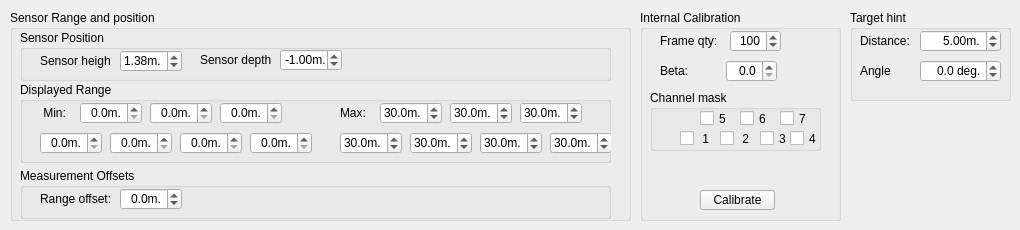
    <widget class="QWidget" name="calibrationTab">
     <attribute name="title">
      <string>Calibration</string>
     </attribute>
     <widget class="QGroupBox" name="internalCalibrationGroupBox">
      <property name="geometry">
       <rect>
        <x>640</x>
        <y>10</y>
        <width>201</width>
        <height>211</height>
       </rect>
      </property>
      <property name="title">
       <string>Internal Calibration</string>
      </property>
      <widget class="QGroupBox" name="calibrationChannelMaskGroupBox">
       <property name="geometry">
        <rect>
         <x>10</x>
         <y>80</y>
         <width>171</width>
         <height>61</height>
        </rect>
       </property>
       <property name="title">
        <string>Channel mask</string>
       </property>
       <property name="flat">
        <bool>true</bool>
       </property>
       <property name="checkable">
        <bool>false</bool>
       </property>
       <widget class="QCheckBox" name="calibrationChannel7CheckBox">
        <property name="geometry">
         <rect>
          <x>130</x>
          <y>20</y>
          <width>31</width>
          <height>17</height>
         </rect>
        </property>
        <property name="text">
         <string>7</string>
        </property>
       </widget>
       <widget class="QCheckBox" name="calibrationChannel6CheckBox">
        <property name="geometry">
         <rect>
          <x>90</x>
          <y>20</y>
          <width>31</width>
          <height>17</height>
         </rect>
        </property>
        <property name="text">
         <string>6</string>
        </property>
       </widget>
       <widget class="QCheckBox" name="calibrationChannel5CheckBox">
        <property name="geometry">
         <rect>
          <x>50</x>
          <y>20</y>
          <width>31</width>
          <height>17</height>
         </rect>
        </property>
        <property name="text">
         <string>5</string>
        </property>
       </widget>
       <widget class="QCheckBox" name="calibrationChannel2CheckBox">
        <property name="geometry">
         <rect>
          <x>70</x>
          <y>40</y>
          <width>31</width>
          <height>17</height>
         </rect>
        </property>
        <property name="text">
         <string> 2</string>
        </property>
       </widget>
       <widget class="QCheckBox" name="calibrationChannel3CheckBox">
        <property name="geometry">
         <rect>
          <x>110</x>
          <y>40</y>
          <width>31</width>
          <height>17</height>
         </rect>
        </property>
        <property name="text">
         <string>3</string>
        </property>
       </widget>
       <widget class="QCheckBox" name="calibrationChannel1CheckBox">
        <property name="geometry">
         <rect>
          <x>30</x>
          <y>40</y>
          <width>31</width>
          <height>17</height>
         </rect>
        </property>
        <property name="text">
         <string> 1</string>
        </property>
        <property name="checked">
         <bool>false</bool>
        </property>
       </widget>
       <widget class="QCheckBox" name="calibrationChannel4CheckBox">
        <property name="geometry">
         <rect>
          <x>140</x>
          <y>40</y>
          <width>31</width>
          <height>17</height>
         </rect>
        </property>
        <property name="text">
         <string>4</string>
        </property>
       </widget>
      </widget>
      <widget class="QLabel" name="calibrationBetaLabel">
       <property name="geometry">
        <rect>
         <x>20</x>
         <y>53</y>
         <width>31</width>
         <height>16</height>
        </rect>
       </property>
       <property name="frameShape">
        <enum>QFrame::NoFrame</enum>
       </property>
       <property name="text">
        <string>Beta:</string>
       </property>
      </widget>
      <widget class="QDoubleSpinBox" name="calibrationBetaDoubleSpinBox">
       <property name="geometry">
        <rect>
         <x>86</x>
         <y>50</y>
         <width>51</width>
         <height>22</height>
        </rect>
       </property>
       <property name="alignment">
        <set>Qt::AlignRight|Qt::AlignTrailing|Qt::AlignVCenter</set>
       </property>
       <property name="decimals">
        <number>1</number>
       </property>
       <property name="maximum">
        <double>1.000000000000000</double>
       </property>
       <property name="singleStep">
        <double>0.100000000000000</double>
       </property>
      </widget>
      <widget class="QSpinBox" name="calibrationFrameQtySpinBox">
       <property name="geometry">
        <rect>
         <x>90</x>
         <y>20</y>
         <width>51</width>
         <height>22</height>
        </rect>
       </property>
       <property name="alignment">
        <set>Qt::AlignRight|Qt::AlignTrailing|Qt::AlignVCenter</set>
       </property>
       <property name="suffix">
        <string/>
       </property>
       <property name="minimum">
        <number>1</number>
       </property>
       <property name="maximum">
        <number>255</number>
       </property>
       <property name="value">
        <number>100</number>
       </property>
      </widget>
      <widget class="QLabel" name="calibrationFrameQtyLabel">
       <property name="geometry">
        <rect>
         <x>20</x>
         <y>23</y>
         <width>61</width>
         <height>16</height>
        </rect>
       </property>
       <property name="frameShape">
        <enum>QFrame::NoFrame</enum>
       </property>
       <property name="text">
        <string>Frame qty:</string>
       </property>
      </widget>
      <widget class="QPushButton" name="calibrateButton">
       <property name="geometry">
        <rect>
         <x>60</x>
         <y>180</y>
         <width>75</width>
         <height>20</height>
        </rect>
       </property>
       <property name="text">
        <string>Calibrate</string>
       </property>
       <property name="checkable">
        <bool>true</bool>
       </property>
       <property name="checked">
        <bool>false</bool>
       </property>
       <property name="autoDefault">
        <bool>false</bool>
       </property>
       <property name="default">
        <bool>false</bool>
       </property>
       <property name="flat">
        <bool>false</bool>
       </property>
      </widget>
     </widget>
     <widget class="QGroupBox" name="externalCalibrationGroupBox">
      <property name="geometry">
       <rect>
        <x>10</x>
        <y>10</y>
        <width>621</width>
        <height>211</height>
       </rect>
      </property>
      <property name="title">
       <string>Sensor Range and position</string>
      </property>
      <widget class="QGroupBox" name="sensorPositionGroupBox">
       <property name="geometry">
        <rect>
         <x>10</x>
         <y>20</y>
         <width>591</width>
         <height>51</height>
        </rect>
       </property>
       <property name="title">
        <string>Sensor Position</string>
       </property>
       <property name="flat">
        <bool>true</bool>
       </property>
       <widget class="QDoubleSpinBox" name="sensorHeightSpinBox">
        <property name="geometry">
         <rect>
          <x>100</x>
          <y>20</y>
          <width>62</width>
          <height>22</height>
         </rect>
        </property>
        <property name="alignment">
         <set>Qt::AlignRight|Qt::AlignTrailing|Qt::AlignVCenter</set>
        </property>
        <property name="suffix">
         <string>m.</string>
        </property>
        <property name="minimum">
         <double>0.100000000000000</double>
        </property>
        <property name="maximum">
         <double>10.000000000000000</double>
        </property>
        <property name="singleStep">
         <double>0.100000000000000</double>
        </property>
        <property name="value">
         <double>1.380000000000000</double>
        </property>
       </widget>
       <widget class="QLabel" name="sensorHeightLabel">
        <property name="geometry">
         <rect>
          <x>20</x>
          <y>21</y>
          <width>71</width>
          <height>20</height>
         </rect>
        </property>
        <property name="text">
         <string>Sensor height:</string>
        </property>
       </widget>
       <widget class="QDoubleSpinBox" name="sensorDepthSpinBox">
        <property name="geometry">
         <rect>
          <x>260</x>
          <y>19</y>
          <width>62</width>
          <height>22</height>
         </rect>
        </property>
        <property name="alignment">
         <set>Qt::AlignRight|Qt::AlignTrailing|Qt::AlignVCenter</set>
        </property>
        <property name="suffix">
         <string>m.</string>
        </property>
        <property name="minimum">
         <double>-100.000000000000000</double>
        </property>
        <property name="maximum">
         <double>10.000000000000000</double>
        </property>
        <property name="singleStep">
         <double>0.100000000000000</double>
        </property>
        <property name="value">
         <double>-1.000000000000000</double>
        </property>
       </widget>
       <widget class="QLabel" name="sensorDepthLabel">
        <property name="geometry">
         <rect>
          <x>180</x>
          <y>20</y>
          <width>71</width>
          <height>20</height>
         </rect>
        </property>
        <property name="text">
         <string>Sensor depth:</string>
        </property>
       </widget>
      </widget>
      <widget class="QGroupBox" name="receiverCalibrationGroupBox">
       <property name="geometry">
        <rect>
         <x>10</x>
         <y>158</y>
         <width>591</width>
         <height>51</height>
        </rect>
       </property>
       <property name="title">
        <string>Measurement Offsets</string>
       </property>
       <property name="flat">
        <bool>true</bool>
       </property>
       <widget class="QLabel" name="measurementOffsetLabel">
        <property name="geometry">
         <rect>
          <x>20</x>
          <y>23</y>
          <width>71</width>
          <height>16</height>
         </rect>
        </property>
        <property name="text">
         <string>Range offset:</string>
        </property>
       </widget>
       <widget class="QDoubleSpinBox" name="measurementOffsetSpinBox">
        <property name="geometry">
         <rect>
          <x>100</x>
          <y>20</y>
          <width>62</width>
          <height>22</height>
         </rect>
        </property>
        <property name="alignment">
         <set>Qt::AlignRight|Qt::AlignTrailing|Qt::AlignVCenter</set>
        </property>
        <property name="suffix">
         <string>m.</string>
        </property>
        <property name="decimals">
         <number>1</number>
        </property>
        <property name="minimum">
         <double>-40.000000000000000</double>
        </property>
        <property name="maximum">
         <double>40.000000000000000</double>
        </property>
        <property name="singleStep">
         <double>0.100000000000000</double>
        </property>
       </widget>
      </widget>
      <widget class="QGroupBox" name="sensorRangeGroupBox">
       <property name="geometry">
        <rect>
         <x>10</x>
         <y>72</y>
         <width>591</width>
         <height>81</height>
        </rect>
       </property>
       <property name="title">
        <string>Displayed Range</string>
       </property>
       <property name="flat">
        <bool>true</bool>
       </property>
       <widget class="QLabel" name="sensorRangeMinLabel">
        <property name="geometry">
         <rect>
          <x>20</x>
          <y>23</y>
          <width>31</width>
          <height>16</height>
         </rect>
        </property>
        <property name="text">
         <string> Min:</string>
        </property>
       </widget>
       <widget class="QDoubleSpinBox" name="sensorRangeMinSpinBox">
        <property name="geometry">
         <rect>
          <x>60</x>
          <y>20</y>
          <width>62</width>
          <height>22</height>
         </rect>
        </property>
        <property name="alignment">
         <set>Qt::AlignRight|Qt::AlignTrailing|Qt::AlignVCenter</set>
        </property>
        <property name="suffix">
         <string>m.</string>
        </property>
        <property name="decimals">
         <number>1</number>
        </property>
        <property name="maximum">
         <double>1000.000000000000000</double>
        </property>
        <property name="singleStep">
         <double>0.100000000000000</double>
        </property>
       </widget>
       <widget class="QDoubleSpinBox" name="sensorRangeMinSpinBox_2">
        <property name="geometry">
         <rect>
          <x>130</x>
          <y>20</y>
          <width>62</width>
          <height>22</height>
         </rect>
        </property>
        <property name="alignment">
         <set>Qt::AlignRight|Qt::AlignTrailing|Qt::AlignVCenter</set>
        </property>
        <property name="suffix">
         <string>m.</string>
        </property>
        <property name="decimals">
         <number>1</number>
        </property>
        <property name="maximum">
         <double>1000.000000000000000</double>
        </property>
        <property name="singleStep">
         <double>0.100000000000000</double>
        </property>
       </widget>
       <widget class="QDoubleSpinBox" name="sensorRangeMinSpinBox_3">
        <property name="geometry">
         <rect>
          <x>200</x>
          <y>20</y>
          <width>62</width>
          <height>22</height>
         </rect>
        </property>
        <property name="alignment">
         <set>Qt::AlignRight|Qt::AlignTrailing|Qt::AlignVCenter</set>
        </property>
        <property name="suffix">
         <string>m.</string>
        </property>
        <property name="decimals">
         <number>1</number>
        </property>
        <property name="maximum">
         <double>1000.000000000000000</double>
        </property>
        <property name="singleStep">
         <double>0.100000000000000</double>
        </property>
       </widget>
       <widget class="QDoubleSpinBox" name="sensorRangeMinSpinBox_4">
        <property name="geometry">
         <rect>
          <x>20</x>
          <y>50</y>
          <width>62</width>
          <height>22</height>
         </rect>
        </property>
        <property name="alignment">
         <set>Qt::AlignRight|Qt::AlignTrailing|Qt::AlignVCenter</set>
        </property>
        <property name="suffix">
         <string>m.</string>
        </property>
        <property name="decimals">
         <number>1</number>
        </property>
        <property name="maximum">
         <double>1000.000000000000000</double>
        </property>
        <property name="singleStep">
         <double>0.100000000000000</double>
        </property>
       </widget>
       <widget class="QDoubleSpinBox" name="sensorRangeMinSpinBox_5">
        <property name="geometry">
         <rect>
          <x>90</x>
          <y>50</y>
          <width>62</width>
          <height>22</height>
         </rect>
        </property>
        <property name="alignment">
         <set>Qt::AlignRight|Qt::AlignTrailing|Qt::AlignVCenter</set>
        </property>
        <property name="suffix">
         <string>m.</string>
        </property>
        <property name="decimals">
         <number>1</number>
        </property>
        <property name="maximum">
         <double>1000.000000000000000</double>
        </property>
        <property name="singleStep">
         <double>0.100000000000000</double>
        </property>
       </widget>
       <widget class="QDoubleSpinBox" name="sensorRangeMinSpinBox_6">
        <property name="geometry">
         <rect>
          <x>160</x>
          <y>50</y>
          <width>62</width>
          <height>22</height>
         </rect>
        </property>
        <property name="alignment">
         <set>Qt::AlignRight|Qt::AlignTrailing|Qt::AlignVCenter</set>
        </property>
        <property name="suffix">
         <string>m.</string>
        </property>
        <property name="decimals">
         <number>1</number>
        </property>
        <property name="maximum">
         <double>1000.000000000000000</double>
        </property>
        <property name="singleStep">
         <double>0.100000000000000</double>
        </property>
       </widget>
       <widget class="QDoubleSpinBox" name="sensorRangeMinSpinBox_7">
        <property name="geometry">
         <rect>
          <x>230</x>
          <y>50</y>
          <width>62</width>
          <height>22</height>
         </rect>
        </property>
        <property name="alignment">
         <set>Qt::AlignRight|Qt::AlignTrailing|Qt::AlignVCenter</set>
        </property>
        <property name="suffix">
         <string>m.</string>
        </property>
        <property name="decimals">
         <number>1</number>
        </property>
        <property name="maximum">
         <double>1000.000000000000000</double>
        </property>
        <property name="singleStep">
         <double>0.100000000000000</double>
        </property>
       </widget>
       <widget class="QDoubleSpinBox" name="sensorRangeMaxSpinBox_7">
        <property name="geometry">
         <rect>
          <x>530</x>
          <y>50</y>
          <width>62</width>
          <height>22</height>
         </rect>
        </property>
        <property name="alignment">
         <set>Qt::AlignRight|Qt::AlignTrailing|Qt::AlignVCenter</set>
        </property>
        <property name="suffix">
         <string>m.</string>
        </property>
        <property name="decimals">
         <number>1</number>
        </property>
        <property name="maximum">
         <double>1000.000000000000000</double>
        </property>
        <property name="singleStep">
         <double>0.100000000000000</double>
        </property>
        <property name="value">
         <double>30.000000000000000</double>
        </property>
       </widget>
       <widget class="QDoubleSpinBox" name="sensorRangeMaxSpinBox">
        <property name="geometry">
         <rect>
          <x>360</x>
          <y>20</y>
          <width>62</width>
          <height>22</height>
         </rect>
        </property>
        <property name="alignment">
         <set>Qt::AlignRight|Qt::AlignTrailing|Qt::AlignVCenter</set>
        </property>
        <property name="suffix">
         <string>m.</string>
        </property>
        <property name="decimals">
         <number>1</number>
        </property>
        <property name="maximum">
         <double>1000.000000000000000</double>
        </property>
        <property name="singleStep">
         <double>0.100000000000000</double>
        </property>
        <property name="value">
         <double>30.000000000000000</double>
        </property>
       </widget>
       <widget class="QLabel" name="sensorRangeMaxLabel">
        <property name="geometry">
         <rect>
          <x>320</x>
          <y>23</y>
          <width>31</width>
          <height>16</height>
         </rect>
        </property>
        <property name="text">
         <string>Max:</string>
        </property>
       </widget>
       <widget class="QDoubleSpinBox" name="sensorRangeMaxSpinBox_5">
        <property name="geometry">
         <rect>
          <x>390</x>
          <y>50</y>
          <width>62</width>
          <height>22</height>
         </rect>
        </property>
        <property name="alignment">
         <set>Qt::AlignRight|Qt::AlignTrailing|Qt::AlignVCenter</set>
        </property>
        <property name="suffix">
         <string>m.</string>
        </property>
        <property name="decimals">
         <number>1</number>
        </property>
        <property name="maximum">
         <double>1000.000000000000000</double>
        </property>
        <property name="singleStep">
         <double>0.100000000000000</double>
        </property>
        <property name="value">
         <double>30.000000000000000</double>
        </property>
       </widget>
       <widget class="QDoubleSpinBox" name="sensorRangeMaxSpinBox_2">
        <property name="geometry">
         <rect>
          <x>430</x>
          <y>20</y>
          <width>62</width>
          <height>22</height>
         </rect>
        </property>
        <property name="alignment">
         <set>Qt::AlignRight|Qt::AlignTrailing|Qt::AlignVCenter</set>
        </property>
        <property name="suffix">
         <string>m.</string>
        </property>
        <property name="decimals">
         <number>1</number>
        </property>
        <property name="maximum">
         <double>1000.000000000000000</double>
        </property>
        <property name="singleStep">
         <double>0.100000000000000</double>
        </property>
        <property name="value">
         <double>30.000000000000000</double>
        </property>
       </widget>
       <widget class="QDoubleSpinBox" name="sensorRangeMaxSpinBox_6">
        <property name="geometry">
         <rect>
          <x>460</x>
          <y>50</y>
          <width>62</width>
          <height>22</height>
         </rect>
        </property>
        <property name="alignment">
         <set>Qt::AlignRight|Qt::AlignTrailing|Qt::AlignVCenter</set>
        </property>
        <property name="suffix">
         <string>m.</string>
        </property>
        <property name="decimals">
         <number>1</number>
        </property>
        <property name="maximum">
         <double>1000.000000000000000</double>
        </property>
        <property name="singleStep">
         <double>0.100000000000000</double>
        </property>
        <property name="value">
         <double>30.000000000000000</double>
        </property>
       </widget>
       <widget class="QDoubleSpinBox" name="sensorRangeMaxSpinBox_4">
        <property name="geometry">
         <rect>
          <x>320</x>
          <y>50</y>
          <width>62</width>
          <height>22</height>
         </rect>
        </property>
        <property name="alignment">
         <set>Qt::AlignRight|Qt::AlignTrailing|Qt::AlignVCenter</set>
        </property>
        <property name="suffix">
         <string>m.</string>
        </property>
        <property name="decimals">
         <number>1</number>
        </property>
        <property name="maximum">
         <double>1000.000000000000000</double>
        </property>
        <property name="singleStep">
         <double>0.100000000000000</double>
        </property>
        <property name="value">
         <double>30.000000000000000</double>
        </property>
       </widget>
       <widget class="QDoubleSpinBox" name="sensorRangeMaxSpinBox_3">
        <property name="geometry">
         <rect>
          <x>500</x>
          <y>20</y>
          <width>62</width>
          <height>22</height>
         </rect>
        </property>
        <property name="alignment">
         <set>Qt::AlignRight|Qt::AlignTrailing|Qt::AlignVCenter</set>
        </property>
        <property name="suffix">
         <string>m.</string>
        </property>
        <property name="decimals">
         <number>1</number>
        </property>
        <property name="maximum">
         <double>1000.000000000000000</double>
        </property>
        <property name="singleStep">
         <double>0.100000000000000</double>
        </property>
        <property name="value">
         <double>30.000000000000000</double>
        </property>
       </widget>
      </widget>
     </widget>
     <widget class="QGroupBox" name="targetHintGroupBox">
      <property name="enabled">
       <bool>true</bool>
      </property>
      <property name="geometry">
       <rect>
        <x>850</x>
        <y>10</y>
        <width>161</width>
        <height>91</height>
       </rect>
      </property>
      <property name="title">
       <string>Target hint</string>
      </property>
      <widget class="QLabel" name="targetHintAngleLabel">
       <property name="geometry">
        <rect>
         <x>10</x>
         <y>53</y>
         <width>31</width>
         <height>16</height>
        </rect>
       </property>
       <property name="frameShape">
        <enum>QFrame::NoFrame</enum>
       </property>
       <property name="text">
        <string>Angle:</string>
       </property>
      </widget>
      <widget class="QDoubleSpinBox" name="targetHintAngleSpinBox">
       <property name="geometry">
        <rect>
         <x>70</x>
         <y>50</y>
         <width>81</width>
         <height>22</height>
        </rect>
       </property>
       <property name="alignment">
        <set>Qt::AlignRight|Qt::AlignTrailing|Qt::AlignVCenter</set>
       </property>
       <property name="suffix">
        <string> deg.</string>
       </property>
       <property name="decimals">
        <number>1</number>
       </property>
       <property name="minimum">
        <double>-90.000000000000000</double>
       </property>
       <property name="maximum">
        <double>90.000000000000000</double>
       </property>
       <property name="singleStep">
        <double>0.100000000000000</double>
       </property>
      </widget>
      <widget class="QLabel" name="targetHintDistanceLabel">
       <property name="geometry">
        <rect>
         <x>10</x>
         <y>23</y>
         <width>61</width>
         <height>16</height>
        </rect>
       </property>
       <property name="frameShape">
        <enum>QFrame::NoFrame</enum>
       </property>
       <property name="text">
        <string>Distance:</string>
       </property>
      </widget>
      <widget class="QDoubleSpinBox" name="targetHintDistanceSpinBox">
       <property name="geometry">
        <rect>
         <x>70</x>
         <y>20</y>
         <width>81</width>
         <height>22</height>
        </rect>
       </property>
       <property name="alignment">
        <set>Qt::AlignRight|Qt::AlignTrailing|Qt::AlignVCenter</set>
       </property>
       <property name="suffix">
        <string>m.</string>
       </property>
       <property name="minimum">
        <double>0.100000000000000</double>
       </property>
       <property name="maximum">
        <double>100.000000000000000</double>
       </property>
       <property name="singleStep">
        <double>0.100000000000000</double>
       </property>
       <property name="value">
        <double>5.000000000000000</double>
       </property>
      </widget>
     </widget>
    </widget>
